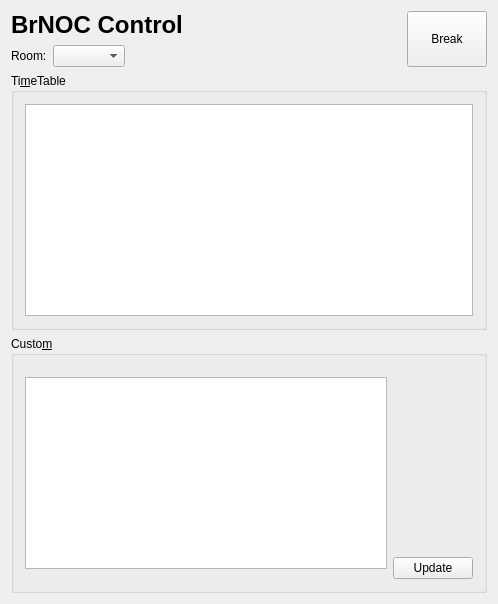
<?xml version="1.0" encoding="UTF-8"?>
<ui version="4.0">
 <class>ControlForm</class>
 <widget class="QWidget" name="ControlForm">
  <property name="geometry">
   <rect>
    <x>0</x>
    <y>0</y>
    <width>498</width>
    <height>604</height>
   </rect>
  </property>
  <property name="windowTitle">
   <string>ControlForm</string>
  </property>
  <layout class="QVBoxLayout" name="verticalLayout_2">
   <item>
    <layout class="QGridLayout" name="gridLayout">
     <item row="0" column="0" colspan="3">
      <widget class="QLabel" name="label_2">
       <property name="font">
        <font>
         <pointsize>18</pointsize>
         <weight>75</weight>
         <italic>false</italic>
         <bold>true</bold>
        </font>
       </property>
       <property name="text">
        <string>BrNOC Control</string>
       </property>
      </widget>
     </item>
     <item row="1" column="0">
      <widget class="QLabel" name="label">
       <property name="text">
        <string>Room:</string>
       </property>
      </widget>
     </item>
     <item row="1" column="1">
      <widget class="QComboBox" name="cbRoom"/>
     </item>
     <item row="1" column="2">
      <spacer name="horizontalSpacer">
       <property name="orientation">
        <enum>Qt::Horizontal</enum>
       </property>
       <property name="sizeHint" stdset="0">
        <size>
         <width>40</width>
         <height>20</height>
        </size>
       </property>
      </spacer>
     </item>
     <item row="0" column="3" rowspan="2">
      <widget class="QPushButton" name="pBBreak">
       <property name="sizePolicy">
        <sizepolicy hsizetype="Minimum" vsizetype="Minimum">
         <horstretch>0</horstretch>
         <verstretch>0</verstretch>
        </sizepolicy>
       </property>
       <property name="text">
        <string>Break</string>
       </property>
      </widget>
     </item>
    </layout>
   </item>
   <item>
    <widget class="QGroupBox" name="groupBox">
     <property name="title">
      <string>Ti&amp;meTable</string>
     </property>
     <property name="checkable">
      <bool>false</bool>
     </property>
     <layout class="QVBoxLayout" name="verticalLayout_3">
      <item>
       <widget class="QTableView" name="tableView">
        <property name="sizePolicy">
         <sizepolicy hsizetype="MinimumExpanding" vsizetype="MinimumExpanding">
          <horstretch>5</horstretch>
          <verstretch>5</verstretch>
         </sizepolicy>
        </property>
       </widget>
      </item>
     </layout>
    </widget>
   </item>
   <item>
    <widget class="QGroupBox" name="groupBox_2">
     <property name="title">
      <string>Custo&amp;m</string>
     </property>
     <property name="checkable">
      <bool>false</bool>
     </property>
     <property name="checked">
      <bool>false</bool>
     </property>
     <layout class="QHBoxLayout" name="horizontalLayout">
      <item>
       <widget class="QPlainTextEdit" name="plainTextEdit">
        <property name="sizePolicy">
         <sizepolicy hsizetype="Expanding" vsizetype="Maximum">
          <horstretch>1</horstretch>
          <verstretch>1</verstretch>
         </sizepolicy>
        </property>
       </widget>
      </item>
      <item>
       <layout class="QVBoxLayout" name="verticalLayout">
        <item>
         <spacer name="verticalSpacer">
          <property name="orientation">
           <enum>Qt::Vertical</enum>
          </property>
          <property name="sizeHint" stdset="0">
           <size>
            <width>20</width>
            <height>40</height>
           </size>
          </property>
         </spacer>
        </item>
        <item>
         <widget class="QPushButton" name="pBBreak_2">
          <property name="text">
           <string>Update</string>
          </property>
         </widget>
        </item>
       </layout>
      </item>
     </layout>
    </widget>
   </item>
  </layout>
 </widget>
 <layoutdefault spacing="6" margin="11"/>
 <resources/>
 <connections/>
</ui>
